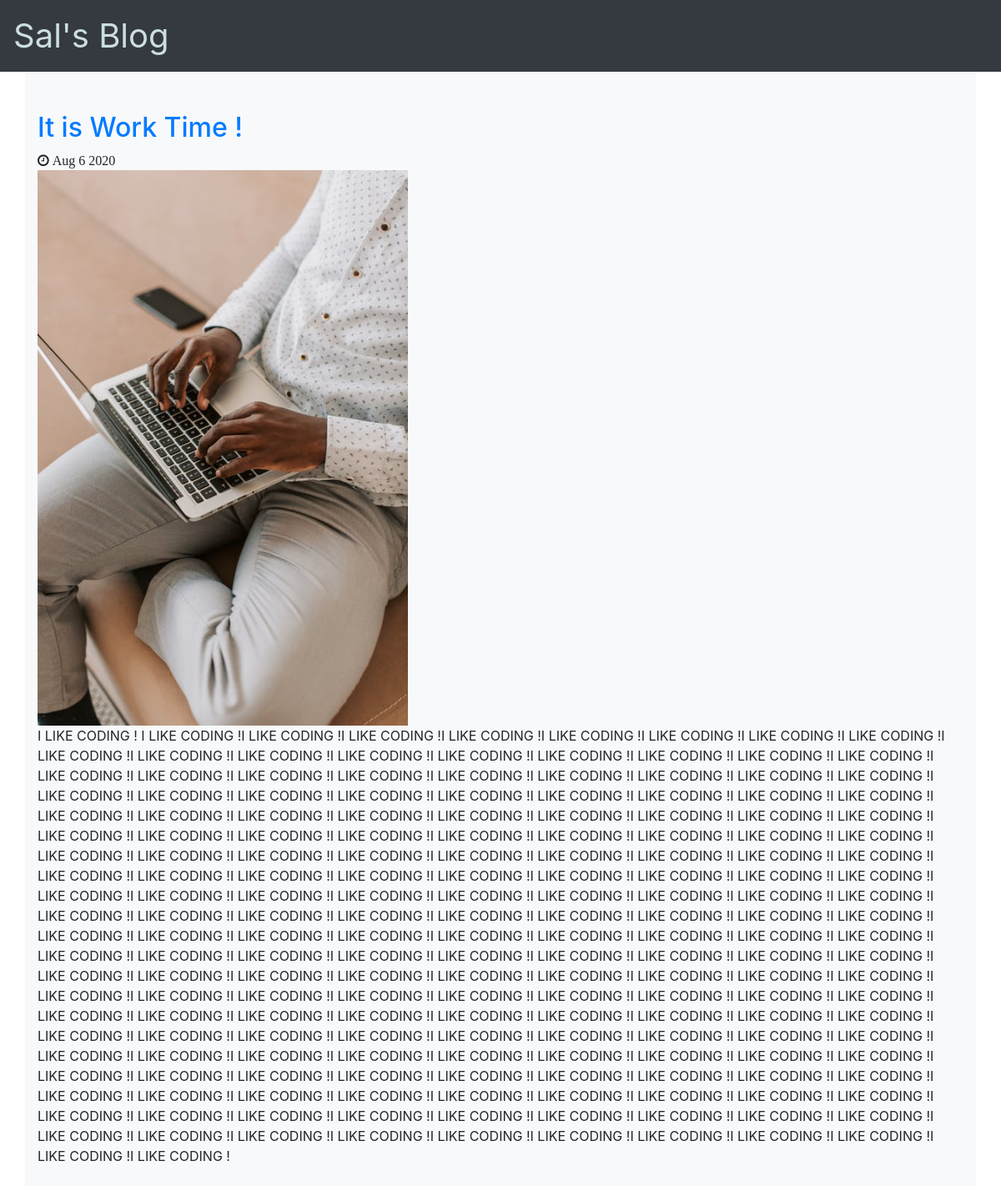
The app's page /post/2/ with its own data.
### post/models.py (models this page shows, shortened)
class Post(models.Model):
    title = models.CharField(max_length=250)
    pub_date = models.DateTimeField()
    image = models.ImageField(upload_to='media/')
    body = models.TextField()
    def pub_date_pretty(self):
        return self.pub_date.strftime('%b %e %Y')

### post/views.py (the view)
# urls.py: path('post/<int:post_id>/', post.views.post_detail, name="post_detail"),
def post_detail(request, post_id):
    post = get_object_or_404(Post, pk=post_id)
    return render(request, 'post/post_detail.html', {'post' : post})

### post/templates/post/post_detail.html (shortened to what this page needs)
<!DOCTYPE html>
<html lang="en">
<head>
  <link rel="stylesheet" href="https://maxcdn.bootstrapcdn.com/bootstrap/4.5.0/css/bootstrap.min.css">
  <link rel="stylesheet" href="https://cdnjs.cloudflare.com/ajax/libs/font-awesome/4.7.0/css/font-awesome.min.css">
</head>
<body>
    <nav class="navbar navbar-expand-lg navbar-dark bg-dark">
        <a class="navbar-brand" href="{% url 'index' %}" style="color: rgb(204, 222, 224);font-weight: 400; font-size: 40px;">Sal's Blog</a>
      </nav>
    <div class="container bg-light">
        <br/>
        <br/>
        <a href="{% url 'post_detail' post.id %}"><h2>{{ post.title }}</h2></a>
        <i class="fa fa-clock-o" aria-hidden="true">     {{ post.pub_date_pretty }}</i>
        <br/>
        <img src="{{ post.image.url }}" class="img-responsive center-block" style="max-width:40%;max-height:100%;"/>
        <br/>
        {{ post.body }}
        <br/>
        <br/>
    </div>
</body>
</html>

### records on screen
Post: title "It is Work Time !", pub_date_pretty "Aug 6 2020", image (picture), body "I LIKE CODING ! I LIKE CODING !I LIKE CODING !I LIKE CODING !I LIKE CODING !I LIKE CODING !I LIKE CODING !I LIKE CODING !I LIKE CODING !I LIKE CODING !I LIKE CODING !I LIKE CODING !I LIKE CODING !I LIKE CODING !I LIKE CODING !I LIKE CODING !I LIKE CODING !I LIKE CODING !I LIKE CODING !I LIKE CODING !I LIKE CODING !I LIKE CODING !I LIKE CODING !I LIKE CODING !I LIKE CODING !I LIKE CODING !I LIKE CODING !I LIKE CODING !I LIKE CODING !I LIKE CODING !I LIKE CODING !I LIKE CODING !I LIKE CODING !I LIKE CODING !I LIKE CODING !I LIKE CODING !I LIKE CODING !I LIKE CODING !I LIKE CODING !I LIKE CODING !I LIKE CODING !I LIKE CODING !I LIKE CODING !I LIKE CODING !I LIKE CODING !I LIKE CODING !I LIKE…"
